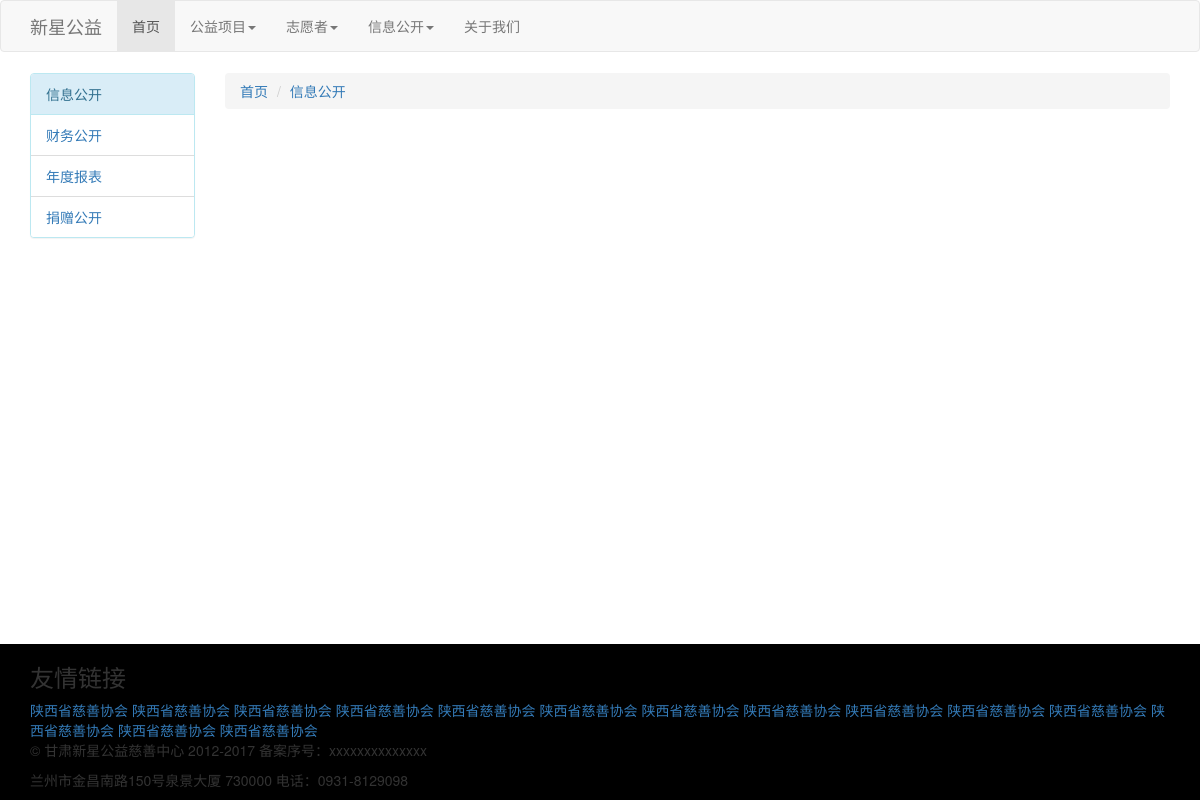
/information/1/, run on an earlier commit of the app's database.
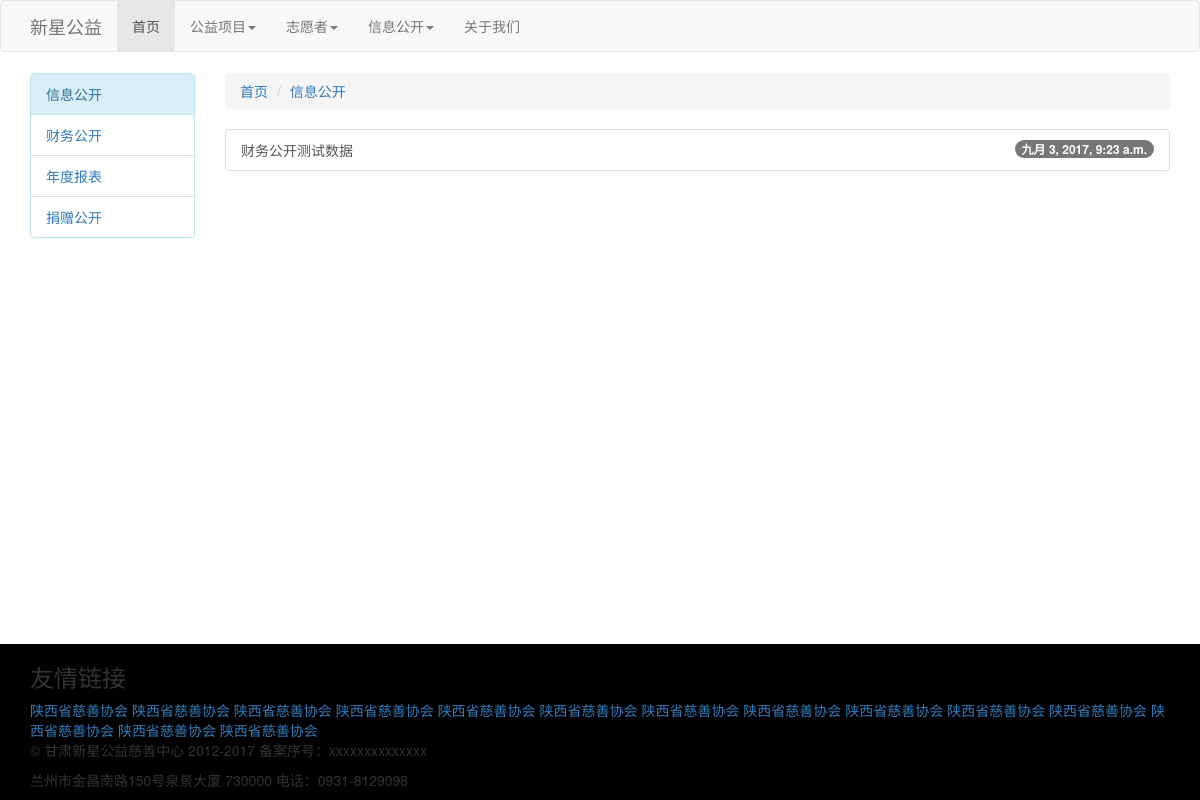
And on a later commit of the database.
### information/models.py (models this page shows)
class Article(models.Model):
    TYPE_CHOIESE = (
            ('1', u'财务公开'),
            ('2', u'年度报表'),
            ('3', u'捐赠公开'),
    )
    id = models.AutoField(primary_key=True)
    type = models.CharField(u'文章类型', max_length=56, choices=TYPE_CHOIESE)
    title = models.CharField(u'标题', max_length=128)
    author = models.CharField('作者', max_length=68)
    create = models.DateTimeField(u'创建日期', auto_now=True)
    update = models.DateTimeField(u'更新日期', auto_now=True)
    content = models.TextField(u'内容')
    class Meta:
        verbose_name_plural = u'信息公开'

### information/views.py (the view)
# urls.py: url(r'information/(?P<t>\d)/$', index, name='information_index'),
def index(request, t):
    if t == u'0':
        articles = Article.objects.all()
    elif t != u'0':
        articles = Article.objects.filter(type=t)
    return render(request, 'information/index.html', {'articles':articles})

### information/templates/information/index.html
{% extends "base.html" %}
{% load static %}
{% block content %}
    <div class="col-md-12" id="top-line"></div>
    <div style="margin-top: 15px;">
        <div class="container">
            <div class="row">
                <div class="col-md-2 page-sidebar">
					<div class="panel panel-info">
						<div class="panel-heading">
							信息公开
						</div>
						<ul class="list-group">
							<li class="list-group-item"><a href="{% url 'information_index' t=1 %}">财务公开</a></li>
							<li class="list-group-item"><a href="{% url 'information_index' t=2 %}">年度报表</a></li>
							<li class="list-group-item"><a href="{% url 'information_index' t=3 %}">捐赠公开</a></li>
						</ul>
					</div>
                </div>
                <div class="col-md-10">
                    <ol class="breadcrumb breadcrumb-title">
						<li><a href="{% url 'index' %}">首页</a></li>
						<li><a href="{% url 'information_index' t=0 %}">信息公开</a></li>
                    </ol>
                    <div>
                        <ul class="list-group">
                            {% for article in articles %}
							<a href="{% url 'information_details' tid=article.id %}" class="list-group-item">
										{{ article.title }}
										<span class="badge">{{ article.create }}</span>
									</a>
                            {% endfor %}
                        </ul>
                    </div>
                </div>
            </div>
        </div>
    </div>
{% endblock %}

What changed in the data, as far as the page shows it:
added Article: title "财务公开测试数据", create "九月 3, 2017, 9:23 a.m."
